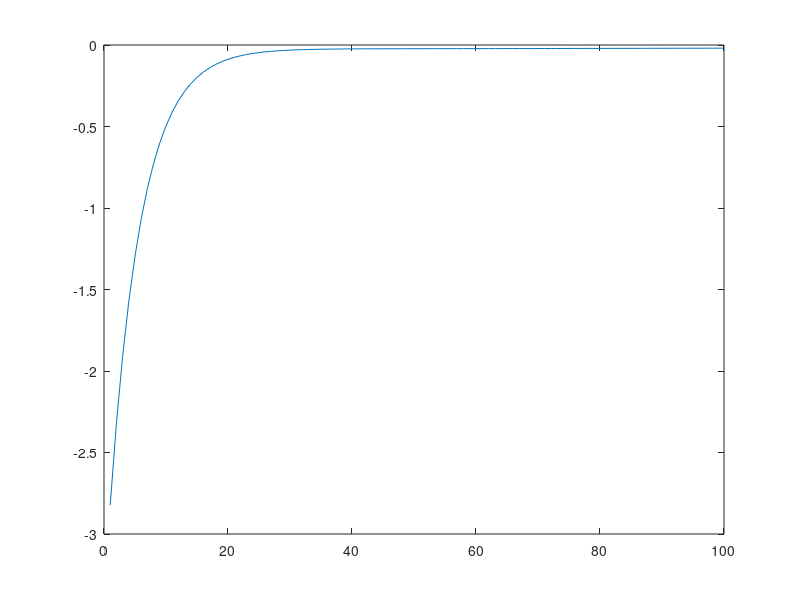

Write MATLAB code to recreate this figure.

% taille des exemples
n = 3;

% taille des variables
m = 4;

alpha = 0.1;

x = [ 1, 2, 2, 1;
      1, 3, 2, 2;
      1, 1, 3, 2];

y = [ 3;
      4;
      5];

th = [0.4;
      0.6;
      0.7];


function [th, gaps] = gradient_descent(x, y, th, alpha)
  gaps = []
  for it=1:100
    temp = zeros(3, 1);
    temp(1) = th(1) - alpha * j_derivative(x, y, th, 1);
    temp(2) = th(2) - alpha * j_derivative(x, y, th, 2);
    temp(3) = th(3) - alpha * j_derivative(x, y, th, 3);
    th = temp;
    gaps(end+1) = gap(x, y, th);
  end
end

function [gap] = j_derivative(x, y, th, j)
  gap = 0;
  for i=1:3
    gap += (linear_f(x(i), th(i)) - y(i)) * x(i, j)/3;
  end
end

function [gap] = gap(x, y, th)
  gap = 0;
  for i=1:3
    gap += (linear_f(x(i), th(i)) - y(i))/3;
  end
end

function [z] = logistic_f(x, th)
  z = 1 ./ (1+exp(-th.'*x));
end

function [z] = linear_f(x, th)
  z = th.' *x;
end

[th, gaps] = gradient_descent(x, y, th, alpha);
plot(1:100, gaps)
pause;
